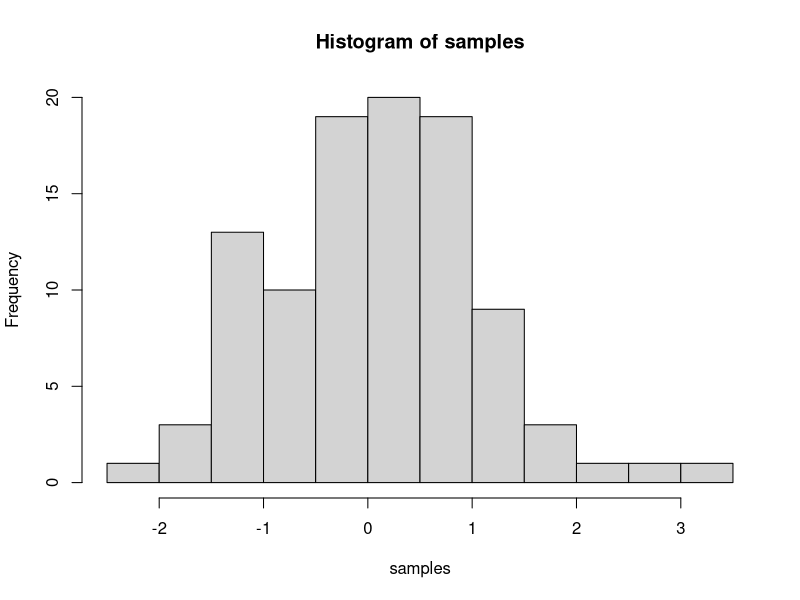
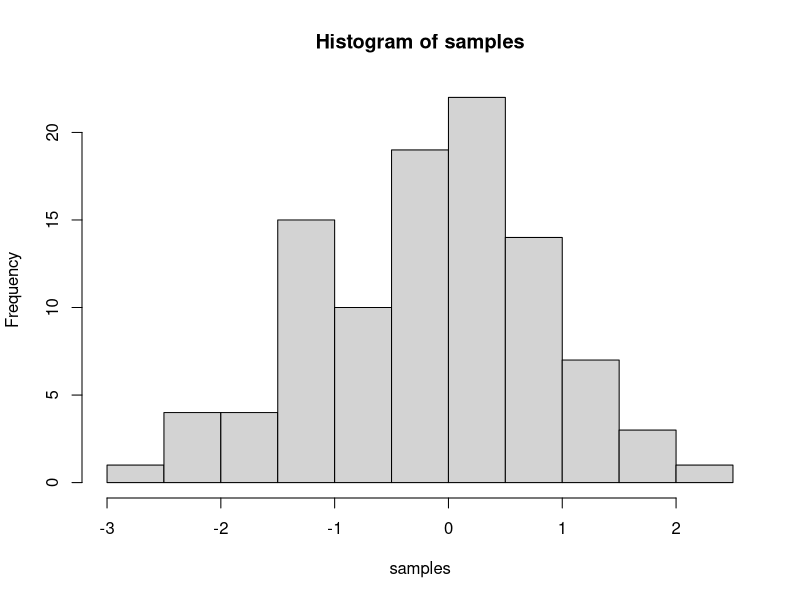
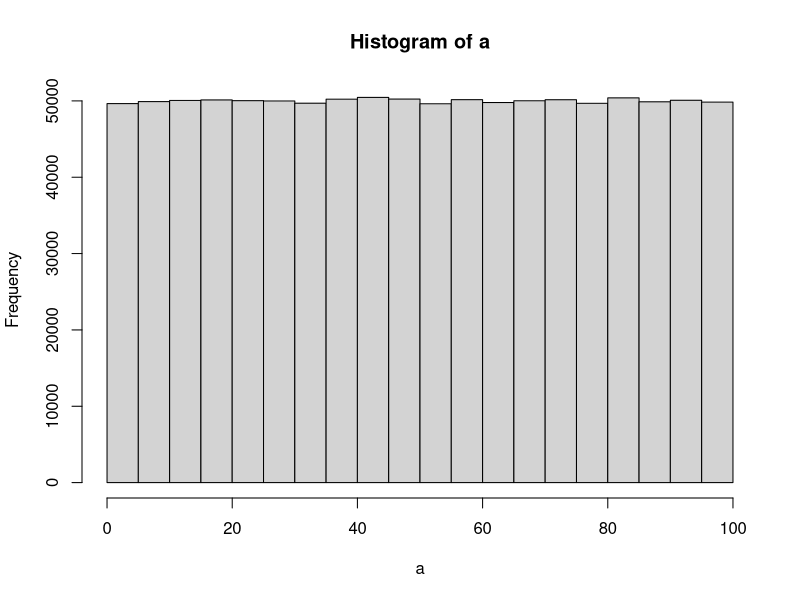
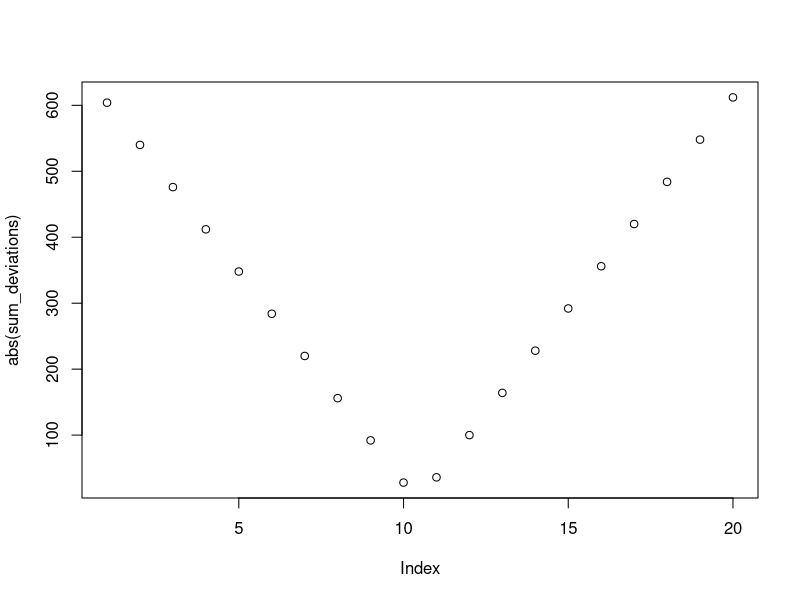

Write the R code that produced these figures, in order.
## ---- chunk 1
knitr::opts_chunk$set(message=FALSE,warning=FALSE, cache=TRUE)
## ---- chunk 2
1+2
2*5
5/3
(1+6+4)/5

## ---- chunk 3
a<-1
b<-2
a+b

d<-c(1,2,3)
e<-c(5,6,7)
d+e
d*e
d/e

## ---- chunk 4
# for loop solution
# i becomes the number 1 to 100 at each step of the loop


a <- length(100) # make empty variable, set length to 100
for (i in 1:100){
  a[i] <-i #assigns the number in i, to the ith index of a
}

print(a)

# for loop solution #2

a<-c() #create empty variable using combine command
for (i in 1:100){
  a<-c(a,i) # keeps combining a with itself and the new number in i
}
print(a)

# seq solution
a <- seq(1,100,1) # look up help for seq using ?seq() in console
print(a)

## ---- chunk 5
sum(1:100)
## ---- chunk 6
mySum<- function (x) {
  totalSum<-0
  for (i in x){
    totalSum<-totalSum+i
  }
  return(totalSum)
}
test<-c(1:20)
mySum(test)
## ---- chunk 7
seq(1,by=2, len=100)
## ---- chunk 8

for (i in 1:100) {
  if (i %% 2 ==1) print(i)
}

## ---- chunk 9

prime_numbers <- function(n) {
if (n >= 2) {
 x = seq(2, n)
 prime_nums = c()
 for (i in seq(2, n)) {
 if (any(x == i)) {
 prime_nums = c(prime_nums, i)
 x = c(x[(x %% i) != 0], i)
 }
 }
 return(prime_nums)
 }
 else 
 {
 stop("Input number should be at least 2.")
 }
 } 
prime_numbers(100)

## ---- chunk 10
runif(100)
## ---- chunk 11
runif(100, min = 0, max = 1000)
## ---- chunk 12
mean_A <- function(x){
  return(sum(x)/length(x))
}

some_numbers <- c(1:100)
mean_A(some_numbers)
## ---- chunk 13
median (1:101)
## ---- chunk 14
getmode <- function(v) {
   uniqv <- unique(v)
   uniqv[which.max(tabulate(match(v, uniqv)))]
}

v <- c(2,1,2,3,1,2,3,4,1,5,5,3,2,3,3,3,3,3)

result <- getmode(v)
print(result)
## ---- chunk 15
v <- c(112,132,143,214,115,263,73,81,329,12,13,113,321,2214,223,433,4325,4215)
{max(v)-min(v)}
## ---- chunk 16
a <- c("adskfjhkadsjfh")
strsplit(a,split="")
## ---- chunk 17
a <- "this is a sentence"
strsplit(a,split=" ")
## ---- chunk 18
a <- "this is a sentence. i dont know if its good. if its bad too bad."
strsplit(a,split=" ")
## ---- chunk 19
a <- c(1,3,2,3,2,3,2,3,4,5,4,3,4,3,4,5,6,7)
table(a)
sum(a)
## ---- chunk 20
a<- c(4,3,1,5,6,2,7,6,8,9,11,12,14,24,54)
b<- 4
c<- 10

c%in%a
b%in%a
## ---- chunk 21
print(as.numeric(Sys.time())*1, digits=3)
## ---- chunk 22
a<- Sys.time()
samples <- rnorm(100, mean=0, sd=1)
hist(samples)
b<- Sys.time()
b-a
## ---- chunk 23
samples <- rnorm(100, mean=0, sd=1)
hist(samples)
write.csv(samples)
## ---- chunk 24
a <- matrix(runif(100), ncol=20,nrow=20)
## ---- chunk 25
a <- matrix(runif(100), ncol=20,nrow=20)
write.csv(a)
## ---- chunk 26
for (i in 1:100){
  
  if(i%%3 == 0 & i%%5 == 0) {
    print('FizzBuzz')
  }
  else if(i%%3 == 0) {
    print('Fizz')
  }
  else if (i%%5 == 0){
    print('Buzz')
  }
  else {
    print(i)
  }
}

## ---- chunk 27
a<-"Batman is a better superhero than Superman"
table(unlist(strsplit(a,split="")))
## ---- chunk 28
a<-runif(1000000,0,100)
hist(a)
## ---- chunk 29
sum(seq(100,1000,100))
## ---- chunk 30
sum(1,3,2,4,3,5,4,3,4,5,6,5,6,7,6,5,6,5,4,3,4,5)
## ---- chunk 31
for(i in 1:10){
  if(i <= 10){
    print(i)
  } else {
    break
  }
}
## ---- chunk 32
sum(seq(100,1000,2))
## ---- chunk 33
seq(10,100,10)
sum(seq(10,100,10))
## ---- chunk 34

c<- (1:5)
sum(1:5)/length(c)


## ---- chunk 35
scores<- sample(1:20, 64, replace=TRUE)

min(scores)

max(scores)

numbers_to_test <- min(scores):max(scores)

sum_deviations <-c() # create an empty vector to store sums
for(i in numbers_to_test) {
  sum_deviations[i] <- sum(scores-i)
}

sum_deviations

sd(scores)

plot(abs(sum_deviations))

